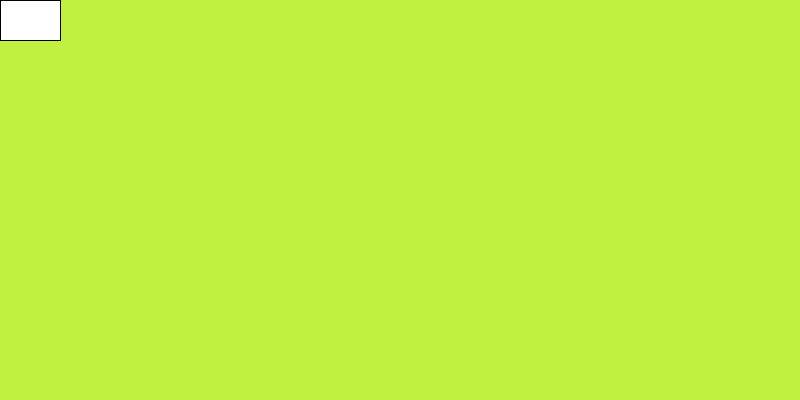
Frame 1 (no input)
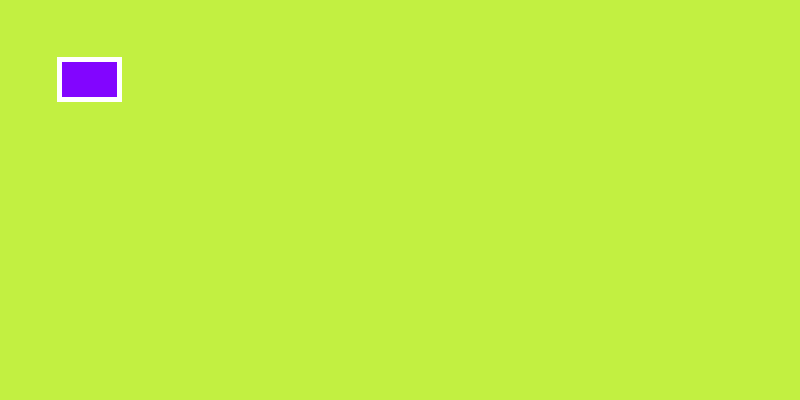
Frame 60 (the mouse pressed at the canvas centre just before this capture)
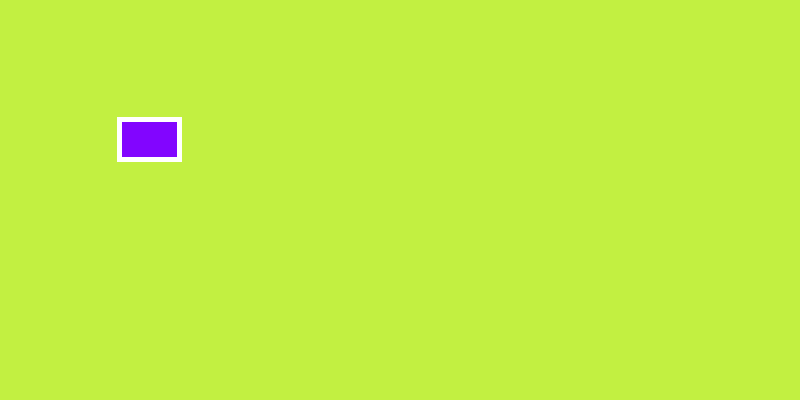
Frame 120 (the mouse held since frame 60 and released just before this capture)

The Processing sketch that drew these frames (run headless with seeded random() and noise(); from frame 60 on, the mouse is pressed at the canvas centre):

// Processing sketch: codingchallenge3
// ── codingchallenge3.pde
// Coding Challenge - Week 3
// ART 22 Spring 2020
// Author: Annette Lee
// functions and conditionals inspired by Mark Hirsch


float xPos, yPos; // position variables
float xVel, yVel; // velocity variables
float xDir, yDir; // direction variables

void setup () {
  size (800, 400); // set window size to 800x400
  init (); // run "init" function
}

void draw () {
  render (); // run "render" function
  update (); // run "update" function
  boundary (); // run "boundary" function
  interact (); // run "interact" function
}

// ── boundary.pde
void boundary () {
  
  if (xPos >= 735 || xPos < 0) { // at edge of screen (left or right)...
    xDir = xDir * -1; // change direction or bounce off edge
  }
  
  if (yPos >= 355 || yPos < 0) { // at edge of screen (top or bottom)...
    yDir = yDir * -1; // change direction or bounce off edge
  }
  
}

// ── init.pde
void init () {
  
  xPos = 0; // initial position of x
  yPos = 0; // initial position of y
  
  xVel = 1; // initial velocity of x
  yVel = 1; // initial velocity of y
  
  xDir = 1; // initial direction of x
  yDir = 1; // initial direction of y
  
}

// ── interact.pde
void interact () {
  
  if (keyPressed) { // is a key pressed?
    if (key == CODED) { // is the key coded?
      if (keyCode == UP) { // is the coded key up?
        yVel++; // if so, then increase velocity of y up by 1
      }
      if (keyCode == DOWN) {
        yVel--; // if so, then decrease velocity of y up by 1
      }
      if (keyCode == LEFT) {
        xVel--; // if so, then decrease velocity of x up by 1
      } 
      if (keyCode == RIGHT) {
        xVel++; // if so, then increase velocity of x up by 1
      }
    }
  }
  
}

// ── render.pde
void render () {
  
  background (194, 240, 65); // set background color
  rect(xPos, yPos, 60, 40); // set rectangle position and size
  fill (130, 5, 255); // set fill color of rectangle
  stroke (255); // set color of outline of rectangle
  strokeWeight (5); // set thickness of outline
  
}

// ── update.pde
void update () {
  
  xVel = xVel * xDir; // make sure velocity of x is in the correct direction
  xPos += xVel; // add velocity of x to position of x
  
  yVel = yVel * yDir; // make sure velocity of y is in the correct direction
  yPos += yVel; // add velocity of y to position of y
  
}
